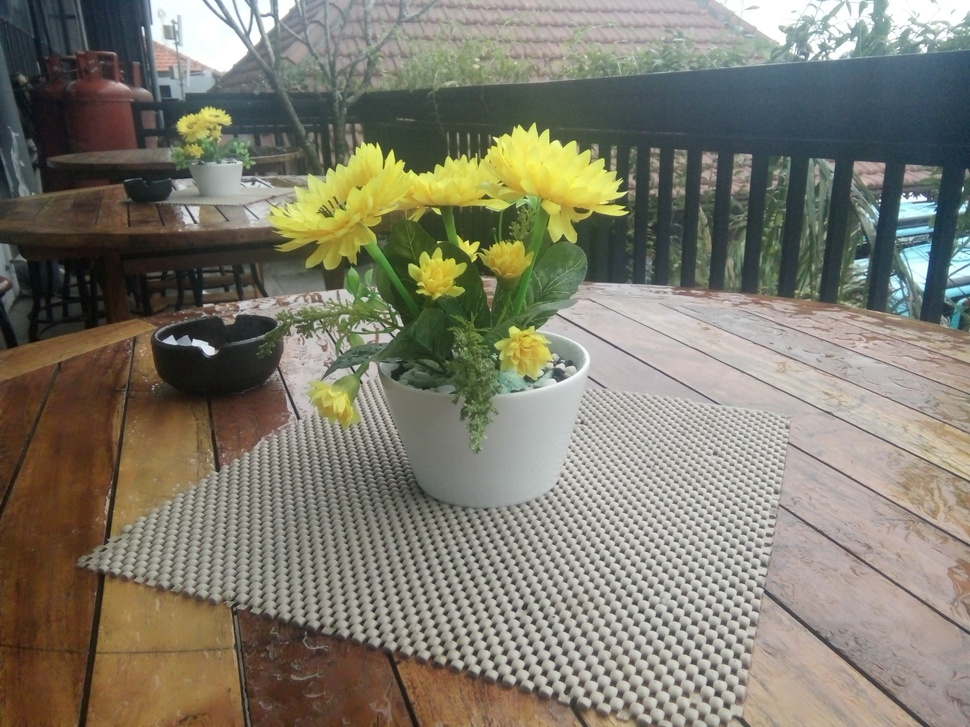
#> input picture Pot Bunga.jpg, 970 x 727 px, shrunk from 3264 x 2448 before the run
$ python histogram.py
#> lines starting #> are read from the running program, lines starting #| are printed output that depends on the picture
import cv2
import numpy as np
from matplotlib import pyplot as plt
#untuk mengimport modul atau library

gray_img = cv2.imread('Pot Bunga.jpg', cv2.IMREAD_GRAYSCALE)
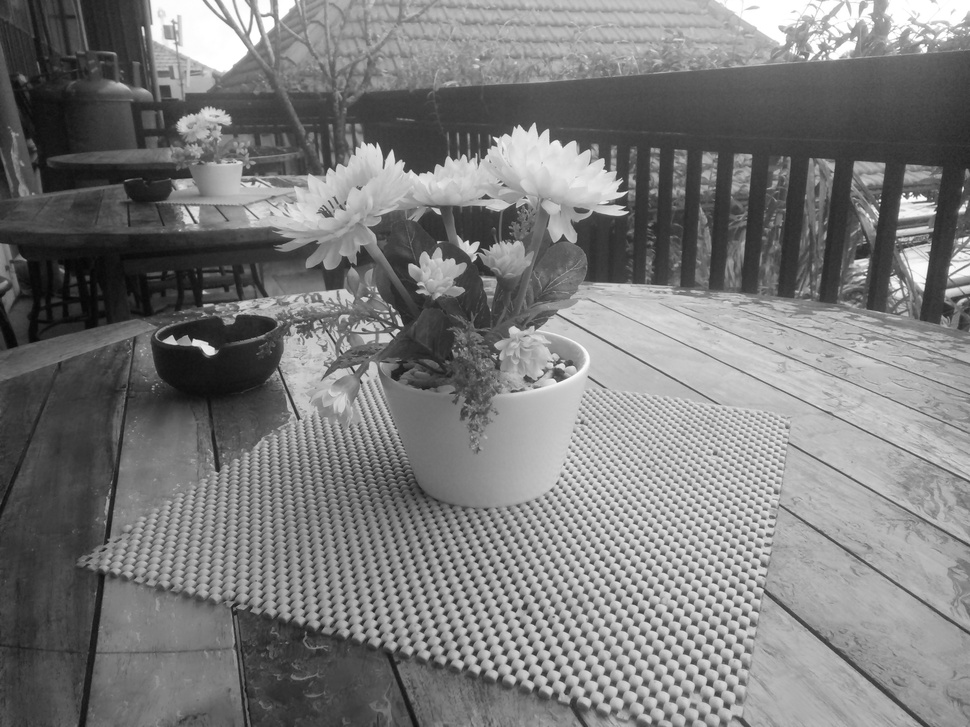
#> gray_img: shape (727, 970); min 6, max 255, mean 122.4
cv2.imshow('Pot Bunga', gray_img)
#untuk inisialisasi gambar dan mengubah ke skala keabuan

hist = cv2.calcHist([gray_img],[0],None,[256],[0,256])
#> hist = 256 values, max 7114 at index 62, min 0 at index 0, mean 2754.6
#fungsi histogram

plt.hist(gray_img.ravel(),256,[0,256])
plt.title('Histogram Skala Keabuan')
plt.show()
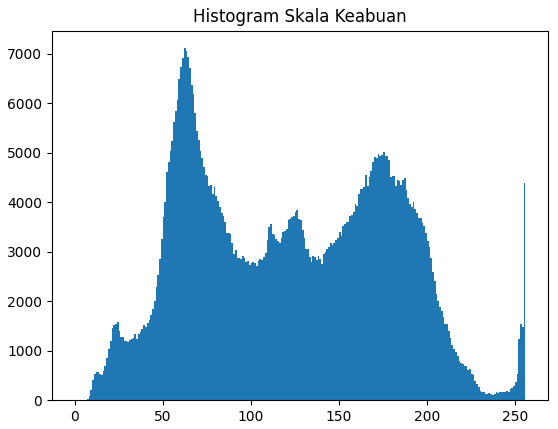
#> figure drawn by matplotlib, 1 panel; tallest bar 7114 high, from x = 62 to 63
#menampilkan gambar dalam bingkai dengan nama "Histogram Skala Keabuan"

while True:
     k = cv2.waitKey(0) & 0xFF
#> (key Esc is pressed here)
     if k == 27 : break
cv2.destroyAllWindows()
#untuk menutup bingkai jika tombol ESC ditekan

$ run again, with Kamboja.jpg copied over Pot Bunga.jpg
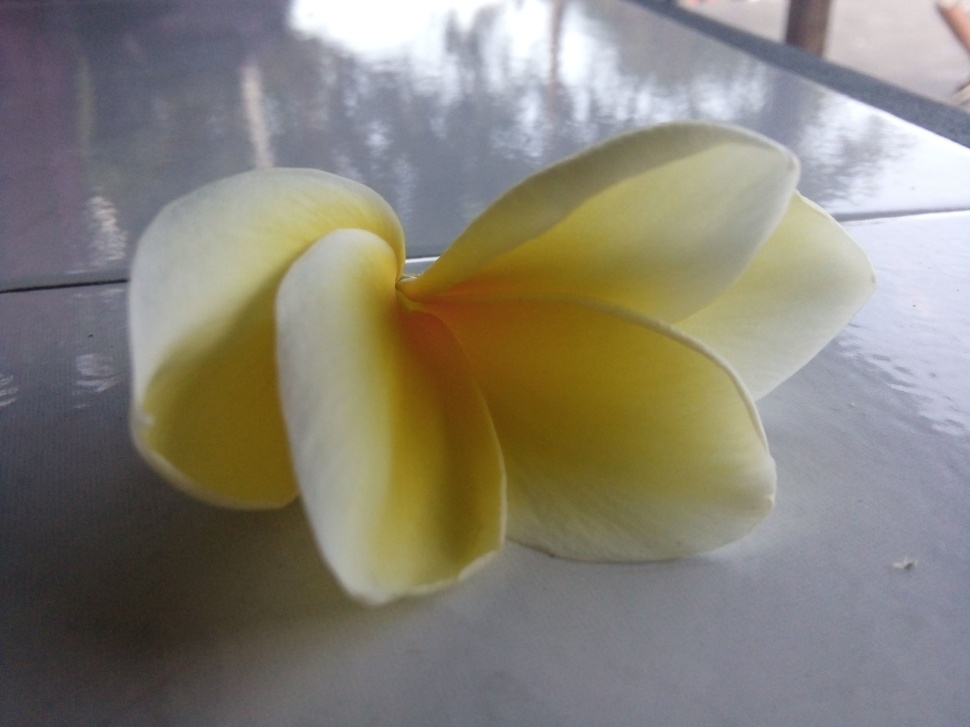
#> input picture Kamboja.jpg, 970 x 727 px, shrunk from 3264 x 2448 before the run
#> `gray_img = cv2.imread('Pot Bunga.jpg', cv2.IMREAD_GRAYSCALE)`:
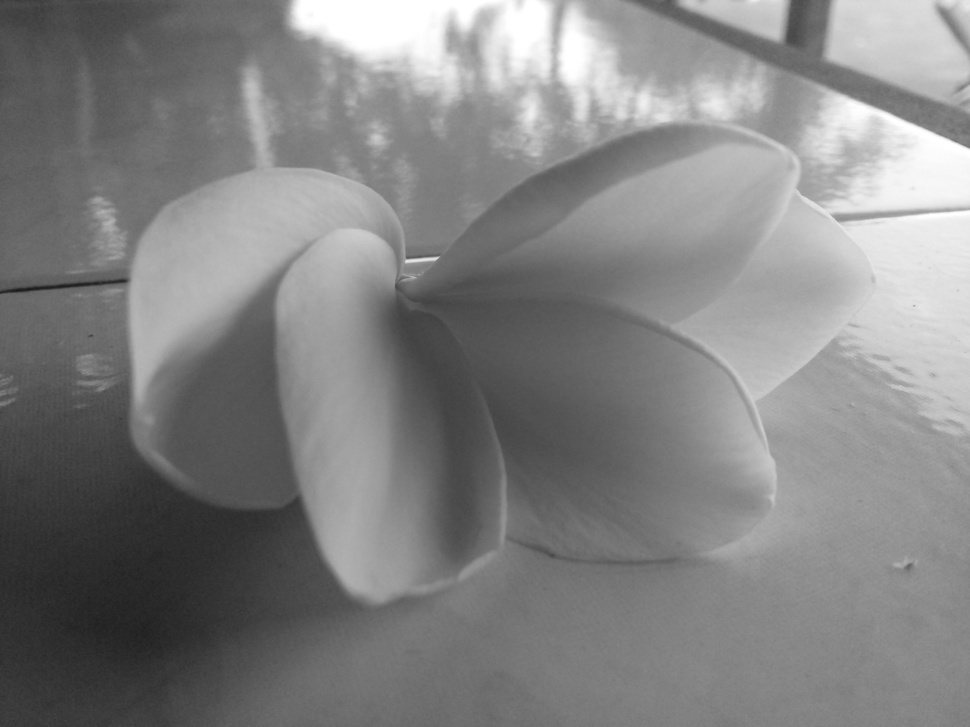
#> gray_img: shape (727, 970); min 27, max 255, mean 130.4
#> hist = 256 values, max 7619 at index 133, min 0 at index 0, mean 2754.6
#> `plt.show()`:
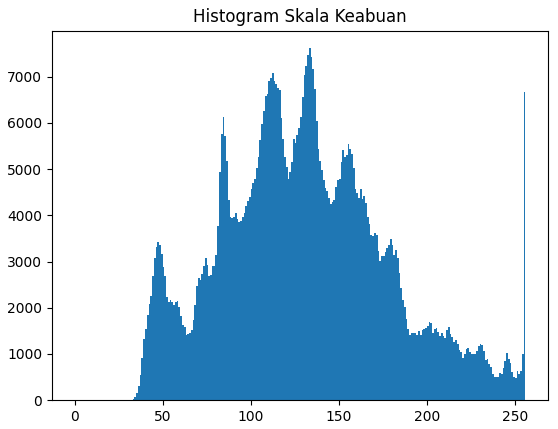
#> figure drawn by matplotlib, 1 panel; tallest bar 7619 high, from x = 133 to 134

$ run again, with Nurul.jpg copied over Pot Bunga.jpg
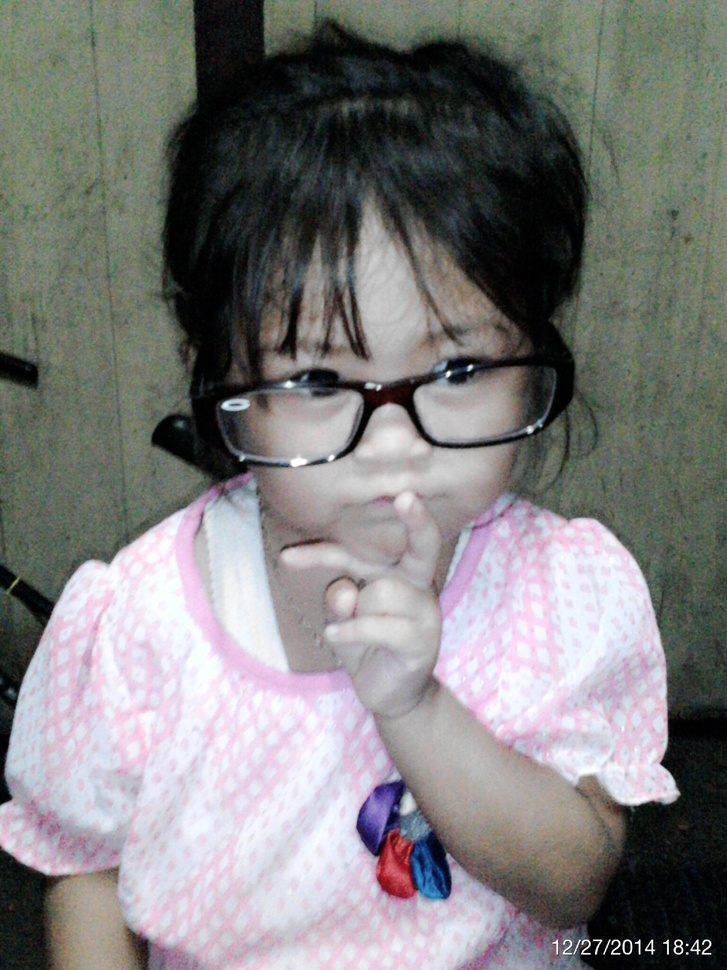
#> input picture Nurul.jpg, 727 x 970 px, shrunk from 1536 x 2048 before the run
#> `gray_img = cv2.imread('Pot Bunga.jpg', cv2.IMREAD_GRAYSCALE)`:
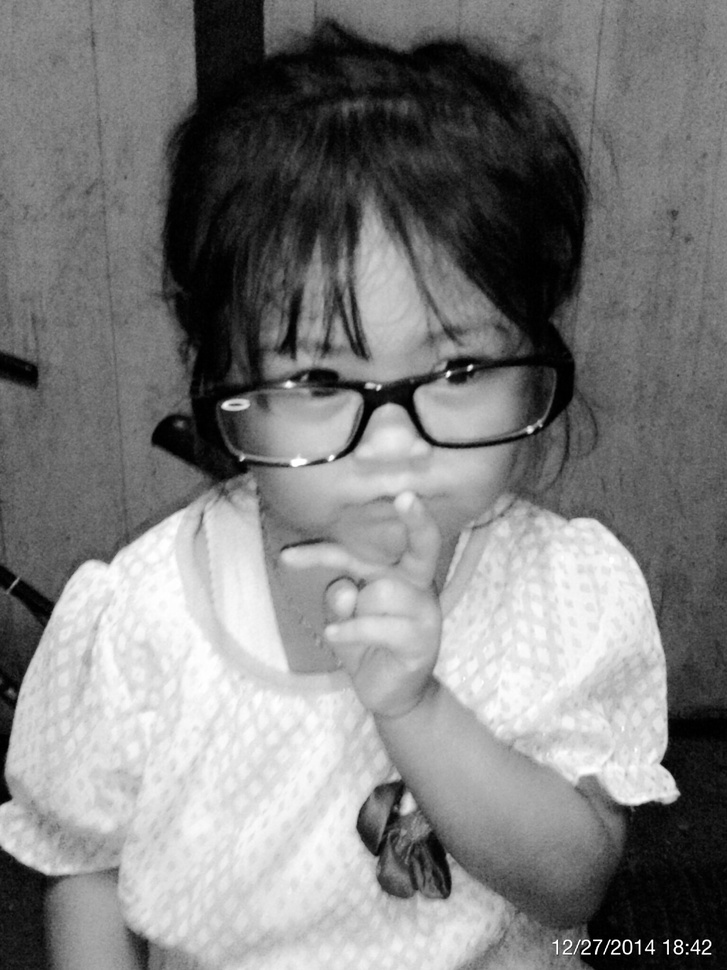
#> gray_img: shape (970, 727); min 0, max 255, mean 125.8
#> hist = 256 values, max 6481 at index 3, min 221 at index 255, mean 2754.6
#> `plt.show()`:
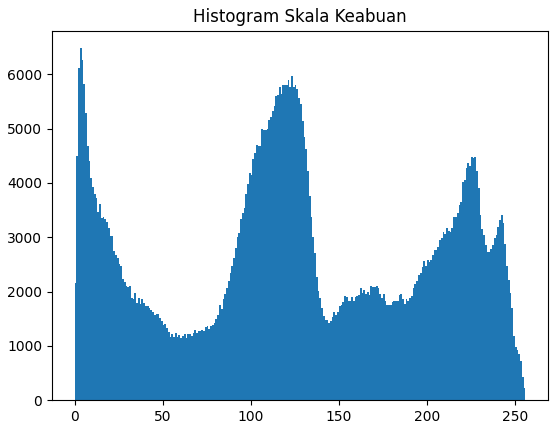
#> figure drawn by matplotlib, 1 panel; tallest bar 6481 high, from x = 3 to 4
